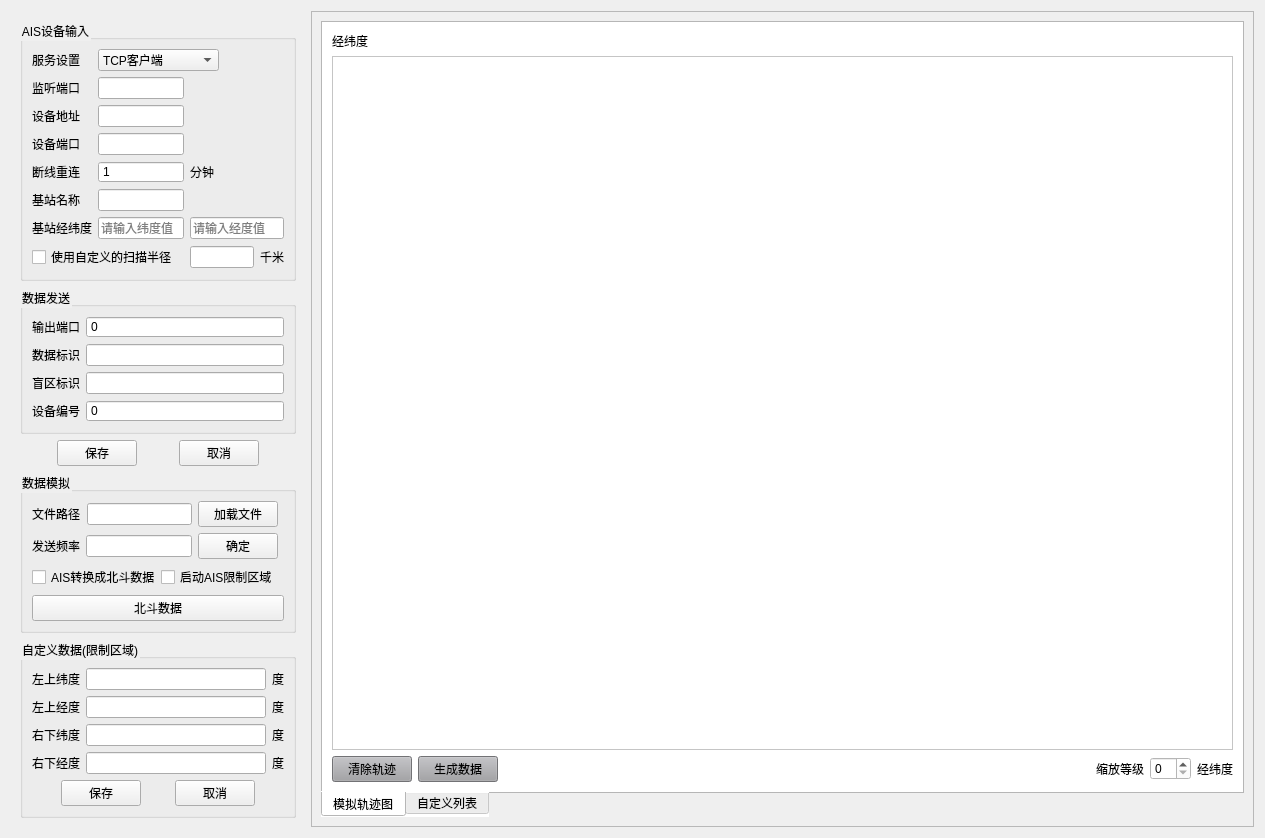
<?xml version="1.0" encoding="UTF-8"?>
<ui version="4.0">
 <class>AIS_Setting</class>
 <widget class="QWidget" name="AIS_Setting">
  <property name="geometry">
   <rect>
    <x>0</x>
    <y>0</y>
    <width>1265</width>
    <height>733</height>
   </rect>
  </property>
  <property name="windowTitle">
   <string>Form</string>
  </property>
  <property name="styleSheet">
   <string notr="true">color: rgb(0, 0, 0); </string>
  </property>
  <layout class="QGridLayout" name="gridLayout_9">
   <item row="0" column="0">
    <widget class="QWidget" name="widget" native="true">
     <property name="maximumSize">
      <size>
       <width>294</width>
       <height>16777215</height>
      </size>
     </property>
     <layout class="QGridLayout" name="gridLayout_8">
      <item row="0" column="0">
       <layout class="QVBoxLayout" name="verticalLayout_4">
        <item>
         <widget class="QGroupBox" name="groupBox_2">
          <property name="styleSheet">
           <string notr="true">color: rgb(0, 0, 0);</string>
          </property>
          <property name="title">
           <string>AIS设备输入</string>
          </property>
          <layout class="QGridLayout" name="gridLayout_10">
           <item row="1" column="0">
            <widget class="QLabel" name="listen_label">
             <property name="text">
              <string>监听端口</string>
             </property>
            </widget>
           </item>
           <item row="0" column="1" colspan="2">
            <widget class="QComboBox" name="aisTypeBox">
             <property name="minimumSize">
              <size>
               <width>0</width>
               <height>0</height>
              </size>
             </property>
             <item>
              <property name="text">
               <string>TCP客户端</string>
              </property>
             </item>
             <item>
              <property name="text">
               <string>TCP服务端</string>
              </property>
             </item>
            </widget>
           </item>
           <item row="1" column="1">
            <widget class="QLineEdit" name="listen_port_edit"/>
           </item>
           <item row="0" column="0">
            <widget class="QLabel" name="label_5">
             <property name="text">
              <string>服务设置</string>
             </property>
            </widget>
           </item>
           <item row="5" column="0">
            <widget class="QLabel" name="label_12">
             <property name="text">
              <string>基站名称</string>
             </property>
            </widget>
           </item>
           <item row="4" column="0">
            <widget class="QLabel" name="host_connect_label">
             <property name="text">
              <string>断线重连</string>
             </property>
            </widget>
           </item>
           <item row="4" column="1">
            <widget class="QSpinBox" name="reconnect_time_edit">
             <property name="sizePolicy">
              <sizepolicy hsizetype="Preferred" vsizetype="Fixed">
               <horstretch>0</horstretch>
               <verstretch>0</verstretch>
              </sizepolicy>
             </property>
             <property name="minimumSize">
              <size>
               <width>0</width>
               <height>0</height>
              </size>
             </property>
             <property name="buttonSymbols">
              <enum>QAbstractSpinBox::NoButtons</enum>
             </property>
             <property name="minimum">
              <number>1</number>
             </property>
             <property name="maximum">
              <number>60</number>
             </property>
            </widget>
           </item>
           <item row="6" column="0">
            <widget class="QLabel" name="label_15">
             <property name="text">
              <string>基站经纬度</string>
             </property>
            </widget>
           </item>
           <item row="2" column="1">
            <widget class="QLineEdit" name="host_edit">
             <property name="text">
              <string/>
             </property>
            </widget>
           </item>
           <item row="2" column="0">
            <widget class="QLabel" name="host_label">
             <property name="text">
              <string>设备地址</string>
             </property>
            </widget>
           </item>
           <item row="6" column="1">
            <widget class="QLineEdit" name="ais_dev_lat">
             <property name="placeholderText">
              <string>请输入纬度值</string>
             </property>
            </widget>
           </item>
           <item row="4" column="2">
            <widget class="QLabel" name="minute_label">
             <property name="text">
              <string>分钟</string>
             </property>
            </widget>
           </item>
           <item row="5" column="1">
            <widget class="QLineEdit" name="ais_dev_name"/>
           </item>
           <item row="7" column="0" colspan="2">
            <widget class="QCheckBox" name="ais_radius_fixed_chk">
             <property name="text">
              <string>使用自定义的扫描半径</string>
             </property>
            </widget>
           </item>
           <item row="7" column="2" colspan="2">
            <widget class="QLineEdit" name="fixed_ais_radius"/>
           </item>
           <item row="7" column="4">
            <widget class="QLabel" name="label_2">
             <property name="text">
              <string>千米</string>
             </property>
            </widget>
           </item>
           <item row="6" column="2" colspan="3">
            <widget class="QLineEdit" name="ais_dev_lon">
             <property name="placeholderText">
              <string>请输入经度值</string>
             </property>
            </widget>
           </item>
           <item row="3" column="0">
            <widget class="QLabel" name="host_port_label">
             <property name="text">
              <string>设备端口</string>
             </property>
            </widget>
           </item>
           <item row="3" column="1">
            <widget class="QLineEdit" name="ais_dev_port_edit"/>
           </item>
          </layout>
         </widget>
        </item>
        <item>
         <widget class="QGroupBox" name="groupBox_3">
          <property name="title">
           <string>数据发送</string>
          </property>
          <layout class="QGridLayout" name="gridLayout_11">
           <item row="0" column="0">
            <widget class="QLabel" name="label_3">
             <property name="text">
              <string>输出端口</string>
             </property>
            </widget>
           </item>
           <item row="0" column="1">
            <widget class="QSpinBox" name="aisSendPortSpinBox">
             <property name="minimumSize">
              <size>
               <width>193</width>
               <height>0</height>
              </size>
             </property>
             <property name="buttonSymbols">
              <enum>QAbstractSpinBox::NoButtons</enum>
             </property>
             <property name="maximum">
              <number>999999</number>
             </property>
            </widget>
           </item>
           <item row="1" column="0">
            <widget class="QLabel" name="label_4">
             <property name="text">
              <string>数据标识</string>
             </property>
            </widget>
           </item>
           <item row="1" column="1">
            <widget class="QLineEdit" name="aisSendTopicLineEdit"/>
           </item>
           <item row="2" column="0">
            <widget class="QLabel" name="label">
             <property name="text">
              <string>盲区标识</string>
             </property>
            </widget>
           </item>
           <item row="3" column="0">
            <widget class="QLabel" name="label_8">
             <property name="text">
              <string>设备编号</string>
             </property>
            </widget>
           </item>
           <item row="3" column="1">
            <widget class="QSpinBox" name="ais_device_num">
             <property name="minimumSize">
              <size>
               <width>193</width>
               <height>0</height>
              </size>
             </property>
             <property name="buttonSymbols">
              <enum>QAbstractSpinBox::NoButtons</enum>
             </property>
             <property name="maximum">
              <number>999999</number>
             </property>
            </widget>
           </item>
           <item row="2" column="1">
            <widget class="QLineEdit" name="chart_topic"/>
           </item>
          </layout>
         </widget>
        </item>
        <item>
         <layout class="QHBoxLayout" name="horizontalLayout_13">
          <item>
           <spacer name="horizontalSpacer_7">
            <property name="orientation">
             <enum>Qt::Horizontal</enum>
            </property>
            <property name="sizeHint" stdset="0">
             <size>
              <width>40</width>
              <height>20</height>
             </size>
            </property>
           </spacer>
          </item>
          <item>
           <widget class="QPushButton" name="save_pushbotton">
            <property name="text">
             <string>保存</string>
            </property>
           </widget>
          </item>
          <item>
           <spacer name="horizontalSpacer">
            <property name="orientation">
             <enum>Qt::Horizontal</enum>
            </property>
            <property name="sizeHint" stdset="0">
             <size>
              <width>40</width>
              <height>20</height>
             </size>
            </property>
           </spacer>
          </item>
          <item>
           <widget class="QPushButton" name="cancel_pushbotton">
            <property name="text">
             <string>取消</string>
            </property>
           </widget>
          </item>
          <item>
           <spacer name="horizontalSpacer_8">
            <property name="orientation">
             <enum>Qt::Horizontal</enum>
            </property>
            <property name="sizeHint" stdset="0">
             <size>
              <width>40</width>
              <height>20</height>
             </size>
            </property>
           </spacer>
          </item>
         </layout>
        </item>
        <item>
         <widget class="QGroupBox" name="groupBox">
          <property name="title">
           <string>数据模拟</string>
          </property>
          <layout class="QGridLayout" name="gridLayout_5">
           <item row="2" column="0">
            <layout class="QHBoxLayout" name="horizontalLayout_20">
             <item>
              <widget class="QCheckBox" name="ais_2_beidou_chk">
               <property name="text">
                <string>AIS转换成北斗数据</string>
               </property>
              </widget>
             </item>
             <item>
              <layout class="QHBoxLayout" name="horizontalLayout_19">
               <item>
                <widget class="QCheckBox" name="ais_limite_chk">
                 <property name="text">
                  <string>启动AIS限制区域</string>
                 </property>
                </widget>
               </item>
              </layout>
             </item>
            </layout>
           </item>
           <item row="1" column="0">
            <layout class="QHBoxLayout" name="horizontalLayout_18">
             <item>
              <widget class="QLabel" name="label_11">
               <property name="text">
                <string>发送频率</string>
               </property>
              </widget>
             </item>
             <item>
              <widget class="QLineEdit" name="frequency_lineEdit"/>
             </item>
             <item>
              <widget class="QPushButton" name="frequency_btn">
               <property name="text">
                <string>确定</string>
               </property>
              </widget>
             </item>
            </layout>
           </item>
           <item row="3" column="0" colspan="2">
            <widget class="QPushButton" name="beidou_pushButton">
             <property name="text">
              <string>北斗数据</string>
             </property>
            </widget>
           </item>
           <item row="0" column="0">
            <layout class="QHBoxLayout" name="horizontalLayout_12">
             <item>
              <widget class="QLabel" name="label_25">
               <property name="text">
                <string>文件路径</string>
               </property>
              </widget>
             </item>
             <item>
              <widget class="QLineEdit" name="ais_lineEdit">
               <property name="minimumSize">
                <size>
                 <width>0</width>
                 <height>0</height>
                </size>
               </property>
              </widget>
             </item>
             <item>
              <widget class="QPushButton" name="load_file_btn">
               <property name="maximumSize">
                <size>
                 <width>16666</width>
                 <height>16777215</height>
                </size>
               </property>
               <property name="text">
                <string>加载文件</string>
               </property>
              </widget>
             </item>
            </layout>
           </item>
          </layout>
         </widget>
        </item>
        <item>
         <widget class="QGroupBox" name="groupBox_4">
          <property name="title">
           <string>自定义数据(限制区域)</string>
          </property>
          <layout class="QGridLayout" name="gridLayout_4">
           <item row="0" column="0">
            <layout class="QVBoxLayout" name="verticalLayout">
             <item>
              <layout class="QHBoxLayout" name="horizontalLayout_8">
               <item>
                <widget class="QLabel" name="label_9">
                 <property name="text">
                  <string>左上纬度</string>
                 </property>
                </widget>
               </item>
               <item>
                <widget class="QLineEdit" name="zswdlineEdit"/>
               </item>
               <item>
                <widget class="QLabel" name="label_10">
                 <property name="text">
                  <string>度</string>
                 </property>
                </widget>
               </item>
              </layout>
             </item>
             <item>
              <layout class="QHBoxLayout" name="horizontalLayout_9">
               <item>
                <widget class="QLabel" name="label_13">
                 <property name="text">
                  <string>左上经度</string>
                 </property>
                </widget>
               </item>
               <item>
                <widget class="QLineEdit" name="zsjdlineEdit"/>
               </item>
               <item>
                <widget class="QLabel" name="label_14">
                 <property name="text">
                  <string>度</string>
                 </property>
                </widget>
               </item>
              </layout>
             </item>
             <item>
              <layout class="QHBoxLayout" name="horizontalLayout_11">
               <item>
                <widget class="QLabel" name="label_21">
                 <property name="text">
                  <string>右下纬度</string>
                 </property>
                </widget>
               </item>
               <item>
                <widget class="QLineEdit" name="yxwdlineEdit"/>
               </item>
               <item>
                <widget class="QLabel" name="label_22">
                 <property name="text">
                  <string>度</string>
                 </property>
                </widget>
               </item>
              </layout>
             </item>
             <item>
              <layout class="QHBoxLayout" name="horizontalLayout_10">
               <item>
                <widget class="QLabel" name="label_17">
                 <property name="text">
                  <string>右下经度</string>
                 </property>
                </widget>
               </item>
               <item>
                <widget class="QLineEdit" name="yxjdlineEdit"/>
               </item>
               <item>
                <widget class="QLabel" name="label_18">
                 <property name="text">
                  <string>度</string>
                 </property>
                </widget>
               </item>
              </layout>
             </item>
            </layout>
           </item>
           <item row="1" column="0">
            <layout class="QHBoxLayout" name="horizontalLayout_14">
             <item>
              <spacer name="horizontalSpacer_2">
               <property name="orientation">
                <enum>Qt::Horizontal</enum>
               </property>
               <property name="sizeHint" stdset="0">
                <size>
                 <width>40</width>
                 <height>20</height>
                </size>
               </property>
              </spacer>
             </item>
             <item>
              <widget class="QPushButton" name="save_pushbotton_2">
               <property name="text">
                <string>保存</string>
               </property>
              </widget>
             </item>
             <item>
              <spacer name="horizontalSpacer_6">
               <property name="orientation">
                <enum>Qt::Horizontal</enum>
               </property>
               <property name="sizeHint" stdset="0">
                <size>
                 <width>40</width>
                 <height>20</height>
                </size>
               </property>
              </spacer>
             </item>
             <item>
              <widget class="QPushButton" name="cannel_pushbotton_2">
               <property name="text">
                <string>取消</string>
               </property>
              </widget>
             </item>
             <item>
              <spacer name="horizontalSpacer_3">
               <property name="orientation">
                <enum>Qt::Horizontal</enum>
               </property>
               <property name="sizeHint" stdset="0">
                <size>
                 <width>40</width>
                 <height>20</height>
                </size>
               </property>
              </spacer>
             </item>
            </layout>
           </item>
          </layout>
         </widget>
        </item>
       </layout>
      </item>
     </layout>
    </widget>
   </item>
   <item row="0" column="1">
    <widget class="QFrame" name="frame">
     <property name="frameShape">
      <enum>QFrame::StyledPanel</enum>
     </property>
     <property name="frameShadow">
      <enum>QFrame::Raised</enum>
     </property>
     <layout class="QGridLayout" name="gridLayout_7">
      <item row="0" column="0">
       <widget class="QTabWidget" name="tabWidget">
        <property name="sizePolicy">
         <sizepolicy hsizetype="Expanding" vsizetype="Expanding">
          <horstretch>0</horstretch>
          <verstretch>0</verstretch>
         </sizepolicy>
        </property>
        <property name="minimumSize">
         <size>
          <width>631</width>
          <height>561</height>
         </size>
        </property>
        <property name="styleSheet">
         <string notr="true">background-color: rgb(255, 255, 255);</string>
        </property>
        <property name="tabPosition">
         <enum>QTabWidget::South</enum>
        </property>
        <property name="currentIndex">
         <number>0</number>
        </property>
        <widget class="QWidget" name="tab">
         <attribute name="title">
          <string>模拟轨迹图</string>
         </attribute>
         <layout class="QGridLayout" name="gridLayout_6">
          <item row="0" column="0">
           <widget class="QLabel" name="lu_label">
            <property name="text">
             <string>经纬度</string>
            </property>
           </widget>
          </item>
          <item row="1" column="0" colspan="2">
           <widget class="ScrollArea" name="scrollArea">
            <property name="widgetResizable">
             <bool>true</bool>
            </property>
            <widget class="QWidget" name="scrollAreaWidgetContents">
             <property name="geometry">
              <rect>
               <x>0</x>
               <y>0</y>
               <width>901</width>
               <height>602</height>
              </rect>
             </property>
             <layout class="QGridLayout" name="gridLayout_3">
              <item row="0" column="0">
               <widget class="aisLabel" name="track_label">
                <property name="styleSheet">
                 <string notr="true"/>
                </property>
                <property name="text">
                 <string/>
                </property>
               </widget>
              </item>
             </layout>
            </widget>
           </widget>
          </item>
          <item row="2" column="0">
           <layout class="QHBoxLayout" name="horizontalLayout_16">
            <item>
             <widget class="QPushButton" name="clear_pushbotton">
              <property name="styleSheet">
               <string notr="true">background-color: rgb(160,160,164);</string>
              </property>
              <property name="text">
               <string>清除轨迹</string>
              </property>
             </widget>
            </item>
            <item>
             <widget class="QPushButton" name="creatl_pushbotton">
              <property name="styleSheet">
               <string notr="true">background-color: rgb(160,160,164);</string>
              </property>
              <property name="text">
               <string>生成数据</string>
              </property>
             </widget>
            </item>
            <item>
             <spacer name="horizontalSpacer_5">
              <property name="orientation">
               <enum>Qt::Horizontal</enum>
              </property>
              <property name="sizeHint" stdset="0">
               <size>
                <width>40</width>
                <height>20</height>
               </size>
              </property>
             </spacer>
            </item>
            <item>
             <layout class="QHBoxLayout" name="horizontalLayout_17">
              <item>
               <widget class="QLabel" name="label_29">
                <property name="maximumSize">
                 <size>
                  <width>100</width>
                  <height>100</height>
                 </size>
                </property>
                <property name="styleSheet">
                 <string notr="true">
font: 9pt &quot;Agency FB&quot;;</string>
                </property>
                <property name="text">
                 <string>缩放等级</string>
                </property>
               </widget>
              </item>
              <item>
               <widget class="QSpinBox" name="scale_spinBox">
                <property name="maximumSize">
                 <size>
                  <width>50</width>
                  <height>23</height>
                 </size>
                </property>
               </widget>
              </item>
             </layout>
            </item>
           </layout>
          </item>
          <item row="2" column="1">
           <widget class="QLabel" name="rd_label">
            <property name="text">
             <string>经纬度</string>
            </property>
            <property name="alignment">
             <set>Qt::AlignLeading|Qt::AlignLeft|Qt::AlignVCenter</set>
            </property>
           </widget>
          </item>
         </layout>
        </widget>
        <widget class="QWidget" name="tab_2">
         <attribute name="title">
          <string>自定义列表</string>
         </attribute>
         <layout class="QGridLayout" name="gridLayout">
          <item row="0" column="0">
           <widget class="QWidget" name="widget_2" native="true">
            <property name="styleSheet">
             <string notr="true"/>
            </property>
            <layout class="QGridLayout" name="gridLayout_2">
             <property name="sizeConstraint">
              <enum>QLayout::SetDefaultConstraint</enum>
             </property>
             <property name="leftMargin">
              <number>0</number>
             </property>
             <property name="topMargin">
              <number>0</number>
             </property>
             <property name="rightMargin">
              <number>0</number>
             </property>
             <property name="bottomMargin">
              <number>0</number>
             </property>
             <property name="spacing">
              <number>6</number>
             </property>
             <item row="0" column="0">
              <widget class="QLabel" name="data">
               <property name="styleSheet">
                <string notr="true"/>
               </property>
               <property name="text">
                <string>自定义数据</string>
               </property>
              </widget>
             </item>
             <item row="1" column="0" colspan="11">
              <widget class="QTableWidget" name="table1">
               <property name="minimumSize">
                <size>
                 <width>50</width>
                 <height>0</height>
                </size>
               </property>
               <column>
                <property name="text">
                 <string>序号</string>
                </property>
               </column>
               <column>
                <property name="text">
                 <string>船名</string>
                </property>
               </column>
               <column>
                <property name="text">
                 <string>MMSI</string>
                </property>
               </column>
               <column>
                <property name="text">
                 <string>IMO</string>
                </property>
               </column>
               <column>
                <property name="text">
                 <string>呼号</string>
                </property>
               </column>
               <column>
                <property name="text">
                 <string>类型</string>
                </property>
               </column>
               <column>
                <property name="text">
                 <string>船长(米)</string>
                </property>
               </column>
               <column>
                <property name="text">
                 <string>船宽(米)</string>
                </property>
               </column>
               <column>
                <property name="text">
                 <string>吃水(米)</string>
                </property>
               </column>
              </widget>
             </item>
             <item row="2" column="1">
              <widget class="QPushButton" name="add2_pbt">
               <property name="maximumSize">
                <size>
                 <width>80</width>
                 <height>16777215</height>
                </size>
               </property>
               <property name="styleSheet">
                <string notr="true">background-color: rgba(188, 220, 255, 244);</string>
               </property>
               <property name="text">
                <string>添加新行</string>
               </property>
              </widget>
             </item>
             <item row="2" column="2">
              <widget class="QPushButton" name="del2_pbt">
               <property name="maximumSize">
                <size>
                 <width>80</width>
                 <height>16777215</height>
                </size>
               </property>
               <property name="styleSheet">
                <string notr="true">background-color: rgba(188, 220, 255, 244);</string>
               </property>
               <property name="text">
                <string>删除</string>
               </property>
               <property name="checkable">
                <bool>false</bool>
               </property>
               <property name="autoDefault">
                <bool>false</bool>
               </property>
               <property name="default">
                <bool>false</bool>
               </property>
               <property name="flat">
                <bool>false</bool>
               </property>
              </widget>
             </item>
             <item row="2" column="0">
              <widget class="QLabel" name="param">
               <property name="styleSheet">
                <string notr="true"/>
               </property>
               <property name="text">
                <string>轨迹参数</string>
               </property>
              </widget>
             </item>
             <item row="0" column="2">
              <widget class="QPushButton" name="del1_pbt">
               <property name="maximumSize">
                <size>
                 <width>80</width>
                 <height>16777215</height>
                </size>
               </property>
               <property name="styleSheet">
                <string notr="true">background-color: rgba(188, 220, 255, 244);</string>
               </property>
               <property name="text">
                <string>删除</string>
               </property>
              </widget>
             </item>
             <item row="0" column="1">
              <widget class="QPushButton" name="add1_pbt">
               <property name="maximumSize">
                <size>
                 <width>80</width>
                 <height>16777215</height>
                </size>
               </property>
               <property name="styleSheet">
                <string notr="true">background-color: rgba(188, 220, 255, 244);</string>
               </property>
               <property name="text">
                <string>添加新行</string>
               </property>
              </widget>
             </item>
             <item row="4" column="2">
              <widget class="QPushButton" name="send_pbt">
               <property name="maximumSize">
                <size>
                 <width>80</width>
                 <height>16777215</height>
                </size>
               </property>
               <property name="styleSheet">
                <string notr="true">background-color: rgba(188, 220, 255, 244);</string>
               </property>
               <property name="text">
                <string>发送数据</string>
               </property>
              </widget>
             </item>
             <item row="4" column="0">
              <widget class="QPushButton" name="del_pbt">
               <property name="maximumSize">
                <size>
                 <width>80</width>
                 <height>16777215</height>
                </size>
               </property>
               <property name="styleSheet">
                <string notr="true">background-color: rgba(188, 220, 255, 244);</string>
               </property>
               <property name="text">
                <string>删除数据</string>
               </property>
              </widget>
             </item>
             <item row="4" column="1">
              <widget class="QPushButton" name="set_pbt">
               <property name="maximumSize">
                <size>
                 <width>80</width>
                 <height>16777215</height>
                </size>
               </property>
               <property name="styleSheet">
                <string notr="true">background-color: rgba(188, 220, 255, 244);</string>
               </property>
               <property name="text">
                <string>修改数据</string>
               </property>
              </widget>
             </item>
             <item row="3" column="0" colspan="9">
              <widget class="QTableWidget" name="table2">
               <column>
                <property name="text">
                 <string>点位</string>
                </property>
               </column>
               <column>
                <property name="text">
                 <string>经度</string>
                </property>
               </column>
               <column>
                <property name="text">
                 <string>纬度</string>
                </property>
               </column>
               <column>
                <property name="text">
                 <string>速度(节)</string>
                </property>
               </column>
               <column>
                <property name="text">
                 <string>方位(度)</string>
                </property>
               </column>
               <column>
                <property name="text">
                 <string>船艏向(度)</string>
                </property>
               </column>
              </widget>
             </item>
            </layout>
           </widget>
          </item>
         </layout>
        </widget>
       </widget>
      </item>
     </layout>
    </widget>
   </item>
  </layout>
 </widget>
 <customwidgets>
  <customwidget>
   <class>ScrollArea</class>
   <extends>QScrollArea</extends>
   <header>scrollarea.h</header>
   <container>1</container>
  </customwidget>
  <customwidget>
   <class>aisLabel</class>
   <extends>QLabel</extends>
   <header location="global">aislabel.h</header>
  </customwidget>
 </customwidgets>
 <resources/>
 <connections/>
</ui>
